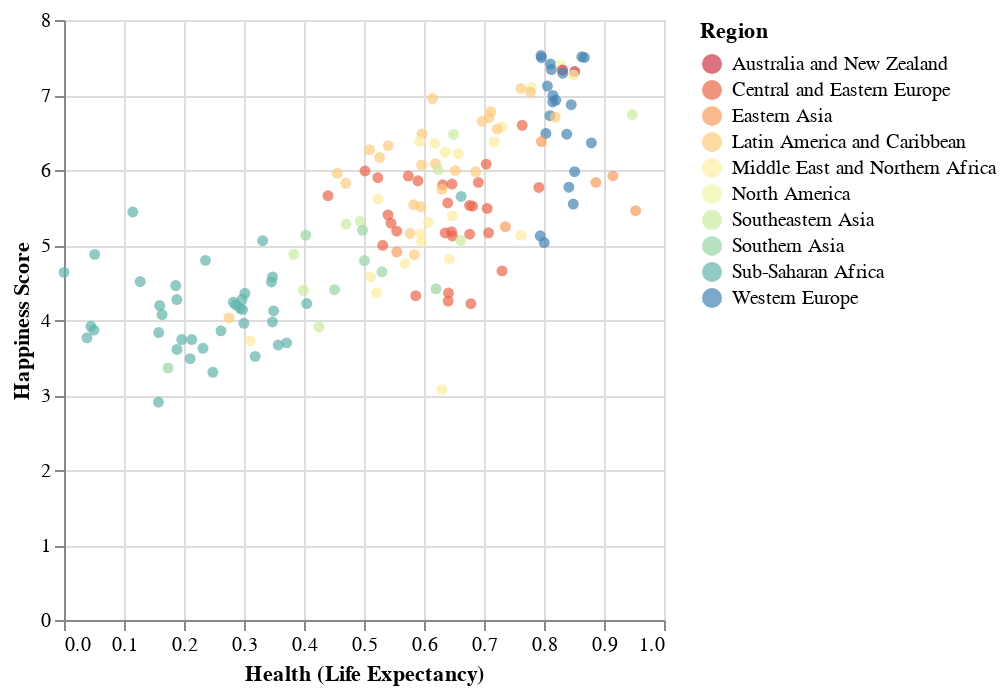

The cell this chart's notebook holds for it:
### Markdown cell above
Beacuse of the above report which indicates that there were lower health and lower hapiness than a lot of the other countries in a similar part of the world. I want to investigate what countries are they specifically, such that I can use prior knowledge of the world to try to develop hypotheses about what these outliers might indicate.

To accomplish this task, I will apply Tooltip. Tooltip is little text box that pops up when hover over a mark and that can specify fairly easily in Altair. After applied the ToolTIP and mouse over the points in the scatter plot, I can start to see what countries appear where. For example in R2 regional outliers, it seems like Burudi and syria have lower happiness and lower health expetancy than other countries is a similar place around the world.

### Code cell
# Columns that corrected with hapiness 
# Create Scatter plot with Geometric 
# There are some variation in the report
# Add Color to identify the specific region
# Introduce scale to the color for more verification
# Identify the lower health and lower happiness than a lot of the other countries. 
alt.Chart(data).mark_circle().encode(
 x = "Health (Life Expectancy)" ,
 y = "Happiness Score" ,
color= alt.Color("Region", scale = alt.Scale(scheme = "spectral")),
tooltip = ["Country", "Happiness Score"])

### Figure 1 — Vega-Lite specification as saved in the notebook (floating-point values rounded to 4 significant figures; data arrays with more than 128 entries replaced by an {"elided": "..."} marker saying what was removed)
{"config": {"view": {"continuousWidth": 300, "continuousHeight": 300}}, "data": {"name": "data-7788278e77f66128859c57f947a291e7"}, "mark": {"type": "circle"}, "encoding": {"color": {"field": "Region", "scale": {"scheme": "spectral"}, "type": "nominal"}, "tooltip": [{"field": "Country", "type": "nominal"}, {"field": "Happiness Score", "type": "quantitative"}], "x": {"field": "Health (Life Expectancy)", "type": "quantitative"}, "y": {"field": "Happiness Score", "type": "quantitative"}}, "$schema": "https://vega.github.io/schema/vega-lite/v5.8.0.json", "datasets": {"data-7788278e77f66128859c57f947a291e7": {"elided": "157 records"}}}
